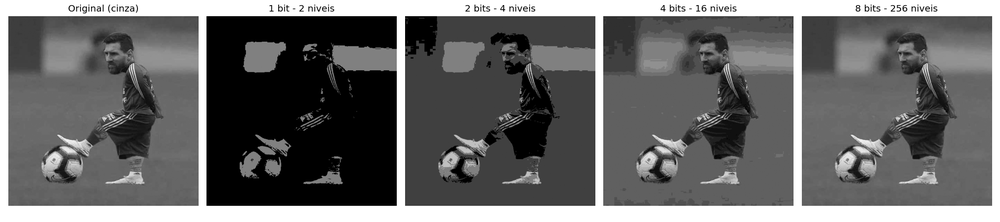
#> input picture quantizacao.png, 1000 x 222 px, shrunk from 2160 x 480 before the run, given in place of messi.png, which was not available
$ jupyter execute aula_02_10_26_PM.ipynb
#> lines starting #> are read from the running program, lines starting #| are printed output that depends on the picture; pictures that were not available may be replaced by others from this repository, and a replacement may not be noted
[cell 1]
import cv2
import numpy as np
import matplotlib.pyplot as plt
from google.colab import files

[cell 2]
arquivo = files.upload()
#> the answer given: quantizacao.png

[cell 3]
img_bgr = cv2.imread("messi.png")
#> img_bgr is the input picture: shape (222, 1000, 3); min 0, max 255, mean 106.5
img_gray = cv2.cvtColor(img_bgr, cv2.COLOR_BGR2GRAY)
img_gray

[cell 4]
altura = img_gray.shape[0]
#> altura = 222
largura = img_gray.shape[1]
#> largura = 1000

dx = 200
dy = 100

transladada = np.zeros((altura,largura), dtype=np.uint8)

for x in range(largura):
  for y in range(altura):

    novo_x = x + dx
    novo_y = y + dy

    if 0 <= novo_x and novo_x < largura:
      if 0 <= novo_y and novo_y < altura:
        transladada[novo_y, novo_x] = img_gray[y,x]
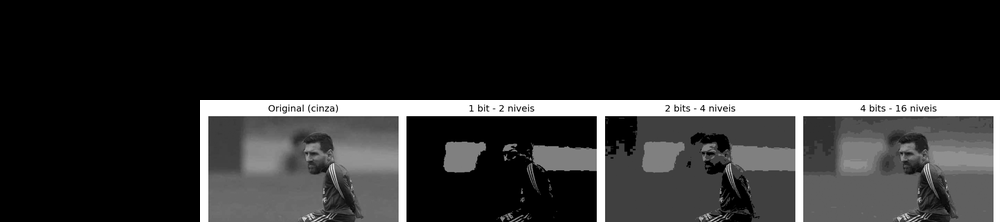
#> transladada: shape (222, 1000); min 0, max 255, mean 43.3


plt.figure(figsize=(7,5))
plt.imshow(transladada, cmap="gray")

[cell 5]
altura = img_gray.shape[0]
largura = img_gray.shape[1]

dx = 200
dy = 100

transladada = np.zeros((altura,largura), dtype=np.uint8)

for x in range(largura):
  for y in range(altura):

    novo_x = (x + dx) % largura
    novo_y = (y + dy) % largura

    if 0 <= novo_x and novo_x < largura:
      if 0 <= novo_y and novo_y < altura:
        transladada[novo_y, novo_x] = img_gray[y,x]
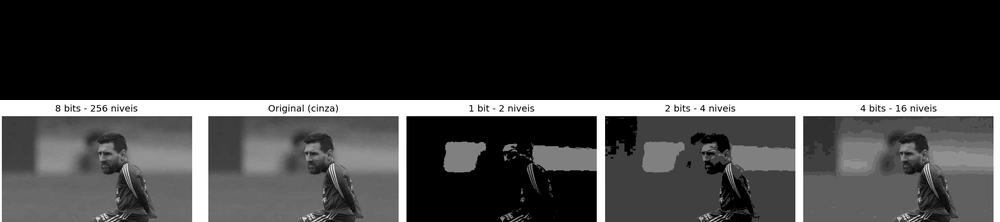
#> transladada: shape (222, 1000); min 0, max 255, mean 56.8


plt.figure(figsize=(7,5))
plt.imshow(transladada, cmap="gray")

[cell 6]
sx = 0.4
sy = 0.4

nova_largura = int(largura * sx)
#> nova_largura = 400
nova_altura = int(altura * sy)
#> nova_altura = 88

escalada = np.zeros((nova_altura, nova_largura), dtype = np.uint8)

for x in range(nova_largura):
  for y in range(nova_altura):

    novo_x = int(x / sx)
    novo_y = int(y / sy)

    escalada[y,x] = img_gray[novo_y, novo_x]
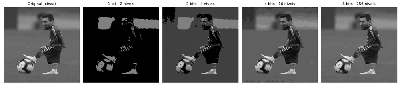
#> escalada: shape (88, 400); min 0, max 255, mean 105.3

plt.figure(figsize=(7,5))
plt.imshow(escalada, cmap="gray")
plt.title("Escalamento")
plt.axis('off')
plt.show()

[cell 7]
espelhada_h = np.zeros((altura,largura), dtype=np.uint8)

for x in range(largura):
  for y in range(altura):

    novo_x = largura - 1 - x

    espelhada_h[y, novo_x] = img_gray[y, x]
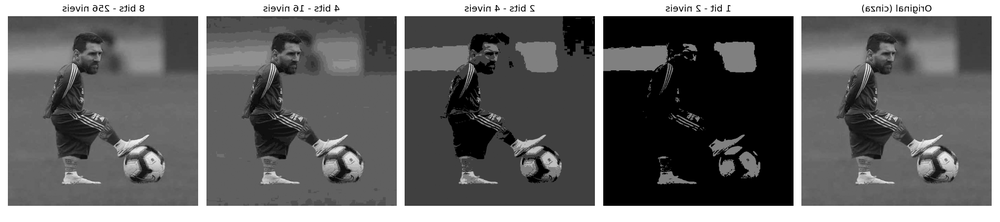
#> espelhada_h: shape (222, 1000); min 0, max 255, mean 106.5

plt.figure(figsize=(7,5))
plt.imshow(espelhada_h, cmap="gray")
